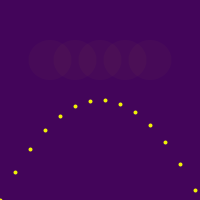
Frame 1 (no input)
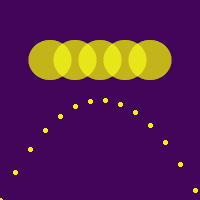
Frame 60 (the mouse pressed at the canvas centre just before this capture)
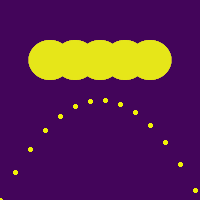
Frame 120 (the mouse held since frame 60 and released just before this capture)

The Processing sketch that drew these frames (run headless with seeded random() and noise(); from frame 60 on, the mouse is pressed at the canvas centre):

// Processing sketch: processing_97123
// ── processing_97123.pde

int x=-100;
 int y=05;
 void setup (){
  size (200, 200);
  background (67,5,90);
}
    
 void draw (){         
  int spacing=15;
    stroke (241,242,7);
  strokeWeight(4);
   for (int x=-100; x<200; x=x+spacing){    
    point (x+100,x*x/100+100);
   }
    noStroke ();
   fill (241,242,7,5);
      for (int i=50; i<170; i=i+25){
            ellipse (i, 60, 43, 40);
    }
 }
